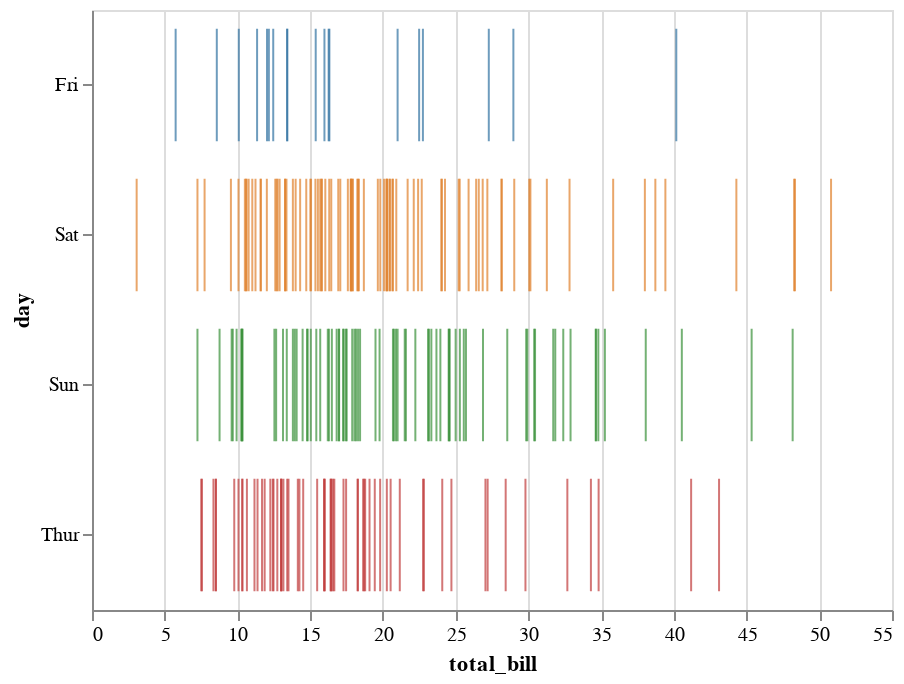

The notebook cell saved with this chart:
### Code cell
display(salt.stripplot(x="total_bill", y="day", data=tips))
ax = sns.stripplot(x="total_bill", y="day", data=tips, jitter=True, linewidth=1)

### Figure 1 — Vega-Lite specification as saved in the notebook (floating-point values rounded to 4 significant figures; data arrays with more than 128 entries replaced by an {"elided": "..."} marker saying what was removed)
{"$schema": "https://vega.github.io/schema/vega-lite/v2.4.1.json", "config": {"range": {"category": ["rgba(49,115,161,1)", "rgba(224,128,44,1)", "rgba(58,145,58,1)", "rgba(192,60,61,1)", "rgba(147,113,178,1)", "rgba(131,91,83,1)", "rgba(213,132,188,1)", "rgba(127,127,127,1)", "rgba(168,169,53,1)", "rgba(45,171,184,1)"]}, "view": {"height": 300, "width": 400}}, "data": {"values": {"elided": "244 records"}}, "encoding": {"color": {"field": "day", "legend": null, "type": "nominal"}, "x": {"field": "total_bill", "type": "quantitative"}, "y": {"field": "day", "type": "nominal"}}, "mark": "tick"}
